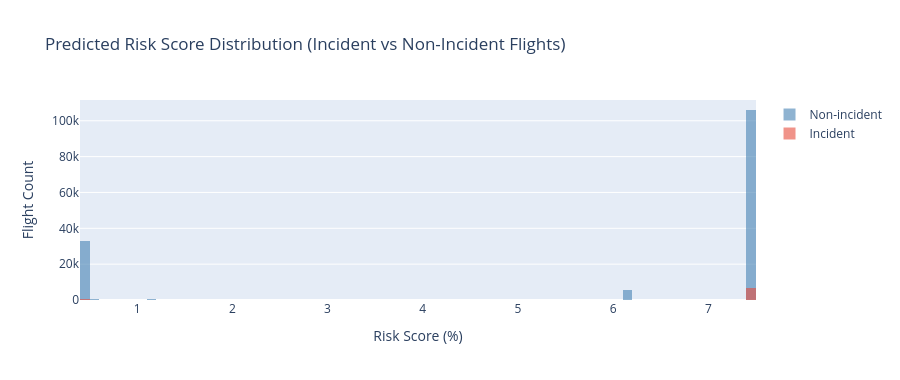

Write notebook code for a chart like this one.
### Markdown cell above
## 6. Predicted Risk Probability Distribution

### Code cell
fig = go.Figure()
fig.add_trace(go.Histogram(
    x=y_prob[y_test == 0] * 100,
    name="Non-incident",
    opacity=0.6,
    marker_color="steelblue",
    nbinsx=80,
))
fig.add_trace(go.Histogram(
    x=y_prob[y_test == 1] * 100,
    name="Incident",
    opacity=0.6,
    marker_color="#e74c3c",
    nbinsx=80,
))
fig.update_layout(
    barmode="overlay",
    title="Predicted Risk Score Distribution (Incident vs Non-Incident Flights)",
    xaxis_title="Risk Score (%)",
    yaxis_title="Flight Count",
    height=380,
)
fig.show()

### Figure 1 — Plotly figure (JSON) as saved in the notebook; plotly's stock layout.template omitted (floating-point values rounded to 4 significant figures; data arrays with more than 128 entries replaced by an {"elided": "..."} marker saying what was removed)
{"data": [{"marker": {"color": "steelblue"}, "name": "Non-incident", "nbinsx": 80, "opacity": 0.6, "type": "histogram", "x": {"elided": "145732 float values"}}, {"marker": {"color": "#e74c3c"}, "name": "Incident", "nbinsx": 80, "opacity": 0.6, "type": "histogram", "x": {"elided": "7286 float values"}}], "layout": {"barmode": "overlay", "height": 380, "title": {"text": "Predicted Risk Score Distribution (Incident vs Non-Incident Flights)"}, "xaxis": {"title": {"text": "Risk Score (%)"}}, "yaxis": {"title": {"text": "Flight Count"}}}}
